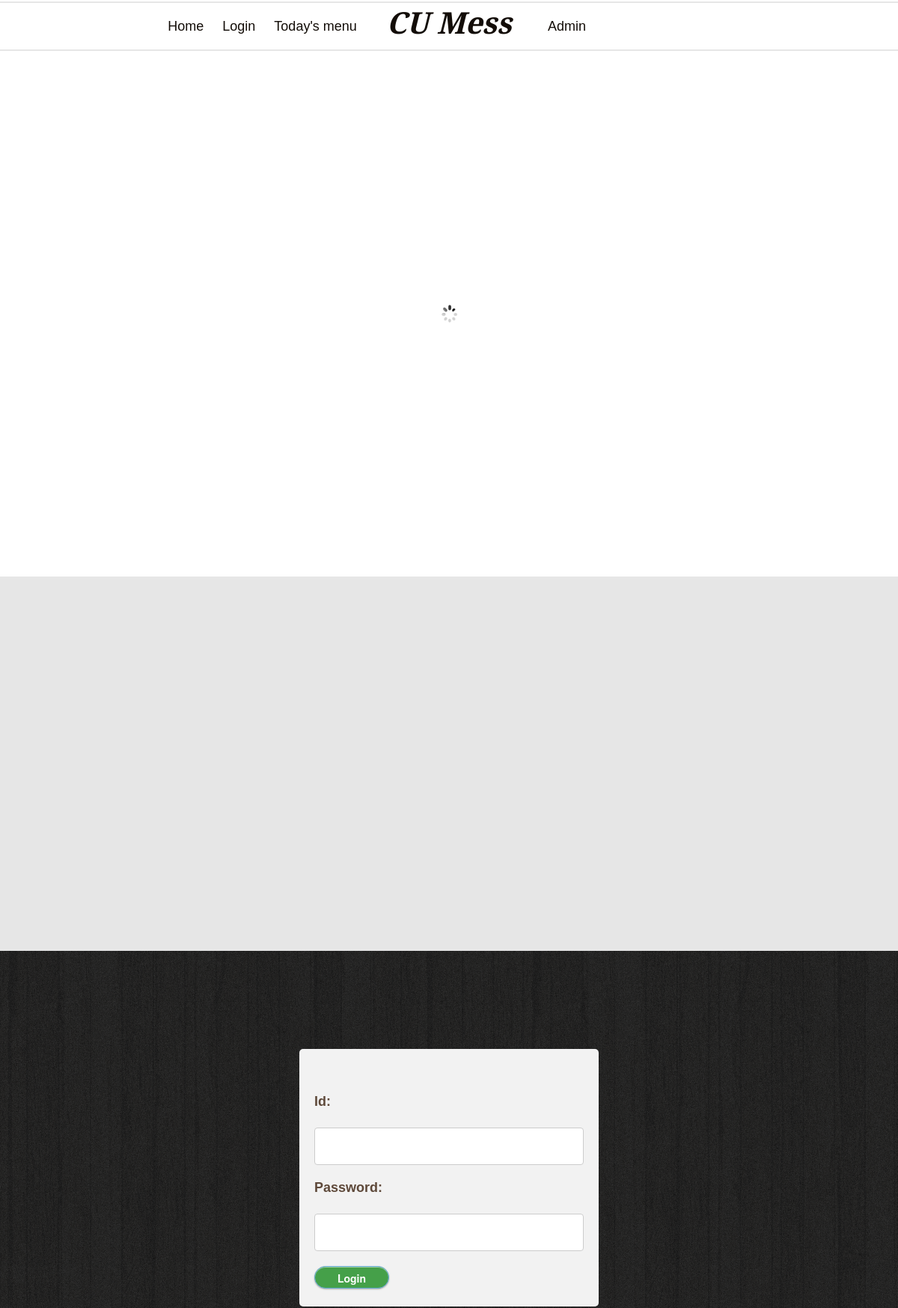
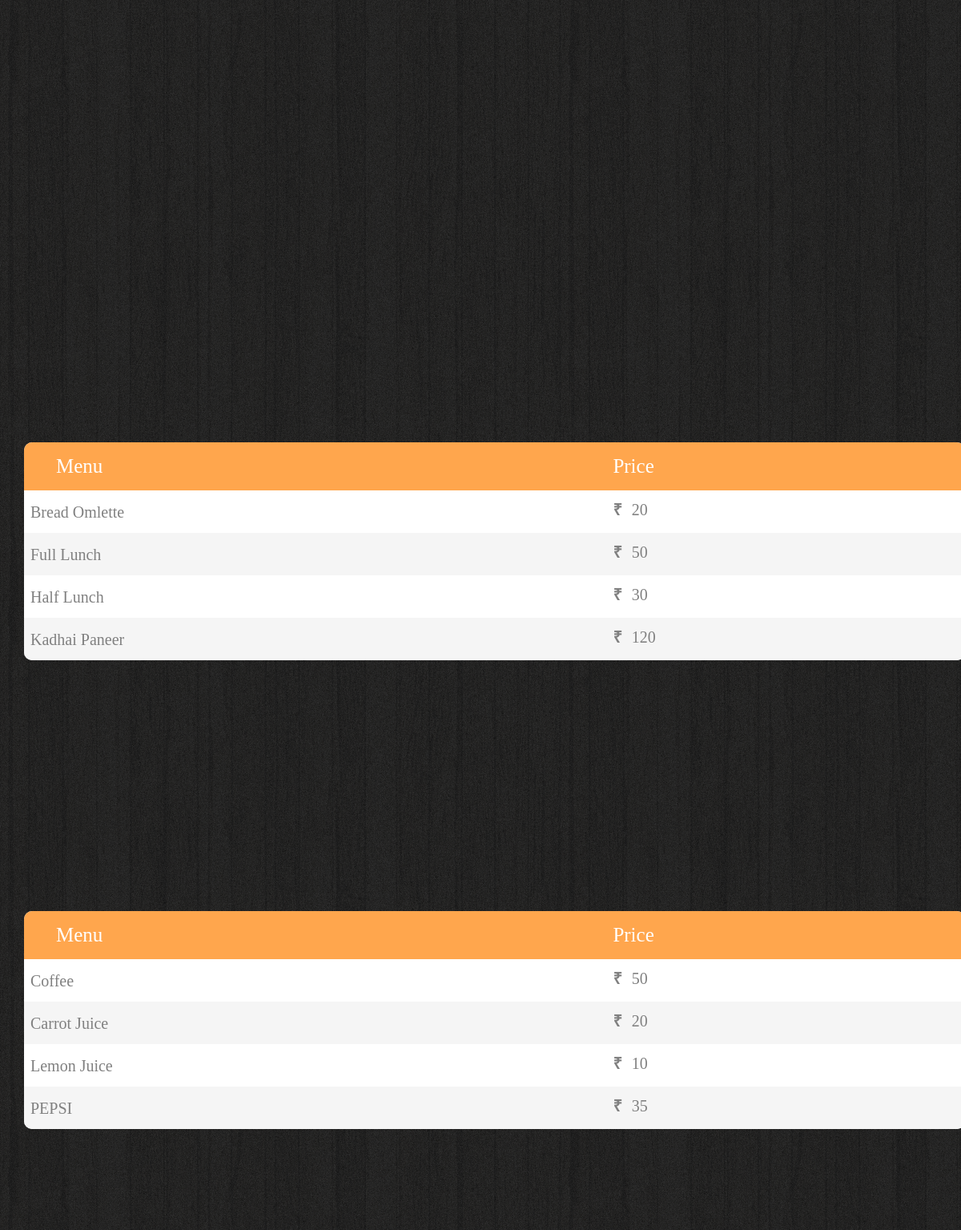
The page / on the database its author committed (2 pictures, top to bottom).
### tables this page shows
CREATE TABLE `food` (
  `food_id` varchar(20) NOT NULL,
  `food` text NOT NULL,
  `f_price` int(11) NOT NULL
);

CREATE TABLE `drinks` (
  `drink_id` varchar(20) NOT NULL,
  `drink` text NOT NULL,
  `d_price` int(11) NOT NULL
);

### index.php (the view, shortened to what this page needs)
	<?php
				$con=mysqli_connect("localhost", "root", "");
				$sql1="SELECT * From food";
				$records1=mysqli_query($con,$sql1);
				$sql2="SELECT * From drinks";
				$records2=mysqli_query($con,$sql2);
	?>
<!DOCTYPE html>
<html>
	<head>
	<link rel="stylesheet" href="css/animate.css">
	<link rel="stylesheet" href="css/icomoon.css">
	<link rel="stylesheet" href="css/simple-line-icons.css">
	<link rel="stylesheet" href="css/bootstrap-datetimepicker.min.css">
	<link rel="stylesheet" href="css/flexslider.css">
	<link rel="stylesheet" href="css/bootstrap.css">
	<link rel="stylesheet" href="css/style.css">
	<link rel="stylesheet" href="main.css">
  <link rel="stylesheet" href="css/form.css">
	</head>
	<body>
	<div id="fh5co-container">
    <div class="js-sticky">
      <div class="fh5co-main-nav">
        <div class="container-fluid">
          <div class="fh5co-menu-1">
            <a href="#" data-nav-section="home">Home</a>
            <a href="#" data-nav-section="about">Login</a>
            <a href="#" data-nav-section="features">Today's menu</a>
          </div>
          <div class="fh5co-logo">
            <a href="index.php">CU Mess</a>
          </div>
          <div class="fh5co-menu-2">
            <a href="index2.php" data-nev-section="admin"> &nbsp; Admin</a>
          </div>
        </div>
      </div>
    </div>
		<div id="fh5co-home" class="js-fullheight" data-section="home">
			<div class="flexslider">
				<div class="fh5co-text">
					<div class="container">
						<div class="row">
						</div>
					</div>
				</div>
			</div>
		</div>
		<div id="fh5co-about" data-section="about">
			<div class="fh5co-2col fh5co-text">
				<div id="container">
					<form  method="post" id="loginform">
						<label for="id">Id:
						</label>
						<input type="text" id="id" name="id" required><br>
						<label for="password">Password:
						</label>
						<input type="password" id="password" name="password" required>
						<div id="lower">
							<input type="submit" name="submit" value="Login">
						</div>
					</form>
				</div>
			</div>
		</div>
     <div id="fh5co-featured" data-section="features">
			<div class="container">
				<div class="row text-center fh5co-heading row-padded">
					<div class="col-md-8 col-md-offset-2">
					</div>
				</div>
			<div class="row text-center fh5co-heading row-padded">
				<div class="col-md-8 col-md-offset-2">
				</div>
			</div>
			<link rel="stylesheet" type="text/css" href="table/css/table.css">
			<div class="limiter">
			<div class="wrap-table100">
				<div class="table100">
					<table>
						<thead>
							<tr class="table100-head">
								<th class="column1">Menu</th>
								<th class="column2">Price</th>
							</tr>
							</thead>
							<tbody>
							<?php
							while ($food=mysqli_fetch_assoc($records1))
							{
							echo "<tr>";
							echo "<td>".$food['food']."</td>";
							echo "<td><label>₹</label>".$food['f_price']."</td>";
							echo "</tr>";
							}
							?>
					</tbody>
				</table><br><br><br>
					</div>
			</div>
		<div class="row text-center fh5co-heading row-padded">
				<div class="col-md-8 col-md-offset-2">
				</div>
			</div>
	</div>
	<div class="limiter">
			<div class="wrap-table100"-->
				<div class="table100">
					<table>
						<thead>
							<tr class="table100-head">
								<th class="column1">Menu</th>
								<th class="column2">Price</th>
							</tr>
							</thead>
							<tbody>
							<?php
							while ($Drinks=mysqli_fetch_assoc($records2))
							{
							echo "<tr>";
							echo "<td>".$Drinks['drink']."</td>";
							echo "<td><label>₹</label>".$Drinks['d_price']."</td>";
							echo "</tr>";
							}
							?>
					</tbody>
				</table>
					</div>
			</div>
	</div>
			</div>
		</div>
	</body>
</html>

### css/flexslider.css (style rules this page uses)
.flexslider { margin: 0; padding: 0; }
.flexslider { margin: 0 0 60px; background: #ffffff; border: 4px solid #ffffff; position: relative; zoom: 1; -webkit-border-radius: 4px; -moz-border-radius: 4px; border-radius: 4px; -webkit-box-shadow: '' 0 1px 4px rgba(0, 0, 0, 0.2); -moz-box-shadow: '' 0 1px 4px rgba(0, 0, 0, 0.2); -o-box-shadow: '' 0 1px 4px rgba(0, 0, 0, 0.2); box-shadow: '' 0 1px 4px rgba(0, 0, 0, 0.2); }

### css/style.css (style rules this page uses)
body { font-family: "Merriweather", serif; font-size: 18px; font-weight: 300; line-height: 2; color: #5e493a; }
a { color: #fb6e14; -webkit-transition: 0.5s; -o-transition: 0.5s; transition: 0.5s; }
#fh5co-home { min-height: 700px; background: #fff url(../images/loader.gif) no-repeat center center; }
#fh5co-home .flexslider { border: none; position: relative; z-index: 1; margin-bottom: 0; }
#fh5co-home .flexslider .fh5co-text { position: absolute; z-index: 3; width: 100%; top: 50%; margin-top: -212px; text-align: center; }
.fh5co-main-nav { position: relative; background: #fff; }
.fh5co-main-nav:before, .fh5co-main-nav:after { content: ""; position: absolute; left: 0; height: 2px; width: 100%; background: #e6e6e6; }
.fh5co-main-nav:before { top: 2px; }
.fh5co-main-nav:after { bottom: 2px; }
.fh5co-main-nav .fh5co-menu-1, .fh5co-main-nav .fh5co-menu-2, .fh5co-main-nav .fh5co-logo { vertical-align: middle; float: left; line-height: 0; }
.fh5co-main-nav .fh5co-menu-1 a, .fh5co-main-nav .fh5co-menu-2 a, .fh5co-main-nav .fh5co-logo a { padding: 35px 10px; color: #130d08; display: -moz-inline-stack; display: inline-block; zoom: 1; *display: inline; }
.fh5co-main-nav .fh5co-menu-1 { text-align: right; width: 40.33%; }
.fh5co-main-nav .fh5co-menu-1 a { vertical-align: middle; }
.fh5co-main-nav .fh5co-logo { text-align: center; width: 19.33%; font-size: 40px; font-family: "Playfair Display", serif; font-weight: 700; font-style: italic; }
.fh5co-main-nav .fh5co-logo a { position: relative; top: -5px; display: inline-block; }
.fh5co-main-nav .fh5co-menu-2 { text-align: left; width: 40.33%; }
#fh5co-about { display: -webkit-box; display: -moz-box; display: -ms-flexbox; display: -webkit-flex; display: flex; flex-wrap: wrap; -webkit-flex-wrap: wrap; -moz-flex-wrap: wrap; background: #e6e6e6; width: 100%; }
#fh5co-about .fh5co-2col { width: 50%; }
@media screen and (max-width: 1200px) { #fh5co-about .fh5co-2col { width: 100%; } }
#fh5co-about .fh5co-text { padding: 2em 6em; text-align: left; background: #130d08 url(../images/wood_1.png) repeat; }
@media screen and (max-width: 1200px) { #fh5co-about .fh5co-text { padding: 1em; } }
#fh5co-featured { padding: 7em 0; background: #130d08 url(../images/wood_1.png) repeat; }
#fh5co-container { position: relative; z-index: 10; }
#fh5co-offcanvas, #fh5co-container, .fh5co-nav-toggle, #fh5co-footer { -webkit-transition: 0.5s; -o-transition: 0.5s; transition: 0.5s; }
#fh5co-container, .fh5co-nav-toggle, #fh5co-footer { z-index: 2; position: relative; }
.js-sticky { display: block; }
.row-padded { padding-bottom: 40px; }

### main.css (style rules this page uses)
* { box-sizing: border-box; }
body,html { height: 100%; margin: 0; font-family: Arial,Helvetica,sans-serif; }
#container { border-radius: 5px; background-color: #f2f2f2; padding: 20px; width: 400px; margin: auto; }
form { margin: 0 auto; margin-top: 20px; }
label { padding: 12px 12px 12px 0; display: inline-block; }
input { font-family: "Helvetica Neue", Helvetica, sans-serif; font-size: 12px; outline: none; }
input[type=text], input[type=password] { width: 100%; padding: 12px; border: 1px solid #ccc; border-radius: 4px; resize: vertical; }
input[type=submit] { float: center; margin-right: 100px; margin-top: 20px; width: 100px; height: 30px; font-size: 14px; font-weight: bold; color: #fff; background-color: #45a049; border-radius: 30px; border: 1px solid #66add6; box-shadow: 0 1px 2px rgba(0, 0, 0, .3), inset 0 1px 0 rgba(255, 255, 255, .5); cursor: pointer; }

### css/form.css (style rules this page uses)
input { outline: none; border: none; }

### rows shown on the page
food: food "Bread Omlette", f_price "20"
food: food "Full Lunch", f_price "50"
food: food "Half Lunch", f_price "30"
food: food "Kadhai Paneer", f_price "120"
drinks: drink "Coffee", d_price "50"
drinks: drink "Carrot Juice", d_price "20"
drinks: drink "Lemon Juice", d_price "10"
drinks: drink "PEPSI", d_price "35"
